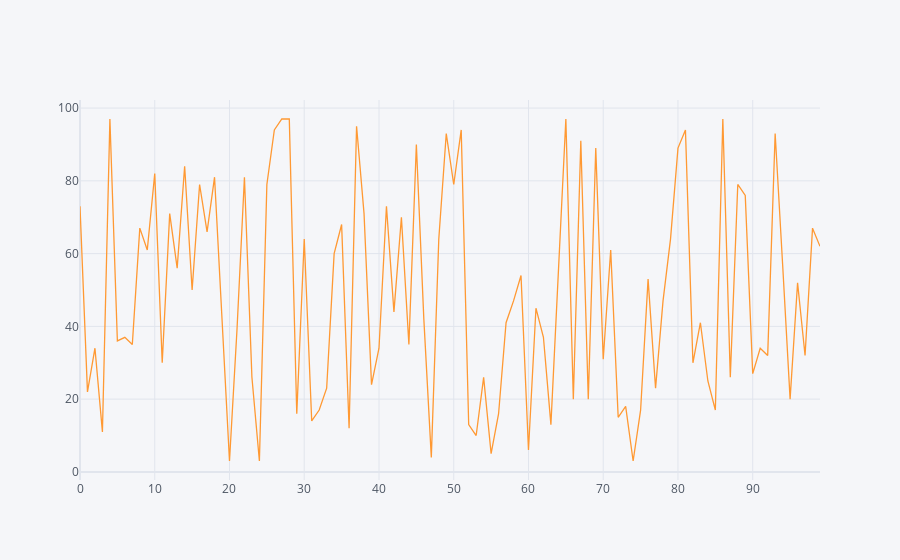

Here is the notebook cell this chart was saved with:
### Code cell
df1.iplot()

### Figure 1 — Plotly figure (JSON) as saved in the notebook; plotly's stock layout.template omitted (floating-point values rounded to 4 significant figures)
{"data": [{"line": {"color": "rgba(255, 153, 51, 1.0)", "dash": "solid", "shape": "linear", "width": 1.3}, "mode": "lines", "name": "0", "text": "", "type": "scatter", "x": [0, 1, 2, 3, 4, 5, 6, 7, 8, 9, 10, 11, 12, 13, 14, 15, 16, 17, 18, 19, 20, 21, 22, 23, 24, 25, 26, 27, 28, 29, 30, 31, 32, 33, 34, 35, 36, 37, 38, 39, 40, 41, 42, 43, 44, 45, 46, 47, 48, 49, 50, 51, 52, 53, 54, 55, 56, 57, 58, 59, 60, 61, 62, 63, 64, 65, 66, 67, 68, 69, 70, 71, 72, 73, 74, 75, 76, 77, 78, 79, 80, 81, 82, 83, 84, 85, 86, 87, 88, 89, 90, 91, 92, 93, 94, 95, 96, 97, 98, 99], "y": [73, 22, 34, 11, 97, 36, 37, 35, 67, 61, 82, 30, 71, 56, 84, 50, 79, 66, 81, 42, 3, 39, 81, 26, 3, 79, 94, 97, 97, 16, 64, 14, 17, 23, 60, 68, 12, 95, 71, 24, 34, 73, 44, 70, 35, 90, 42, 4, 64, 93, 79, 94, 13, 10, 26, 5, 16, 41, 47, 54, 6, 45, 37, 13, 54, 97, 20, 91, 20, 89, 31, 61, 15, 18, 3, 17, 53, 23, 47, 64, 89, 94, 30, 41, 25, 17, 97, 26, 79, 76, 27, 34, 32, 93, 57, 20, 52, 32, 67, 62]}], "layout": {"legend": {"bgcolor": "#F5F6F9", "font": {"color": "#4D5663"}}, "paper_bgcolor": "#F5F6F9", "plot_bgcolor": "#F5F6F9", "title": {"font": {"color": "#4D5663"}}, "xaxis": {"gridcolor": "#E1E5ED", "showgrid": true, "tickfont": {"color": "#4D5663"}, "title": {"font": {"color": "#4D5663"}, "text": ""}, "zerolinecolor": "#E1E5ED"}, "yaxis": {"gridcolor": "#E1E5ED", "showgrid": true, "tickfont": {"color": "#4D5663"}, "title": {"font": {"color": "#4D5663"}, "text": ""}, "zerolinecolor": "#E1E5ED"}}}
